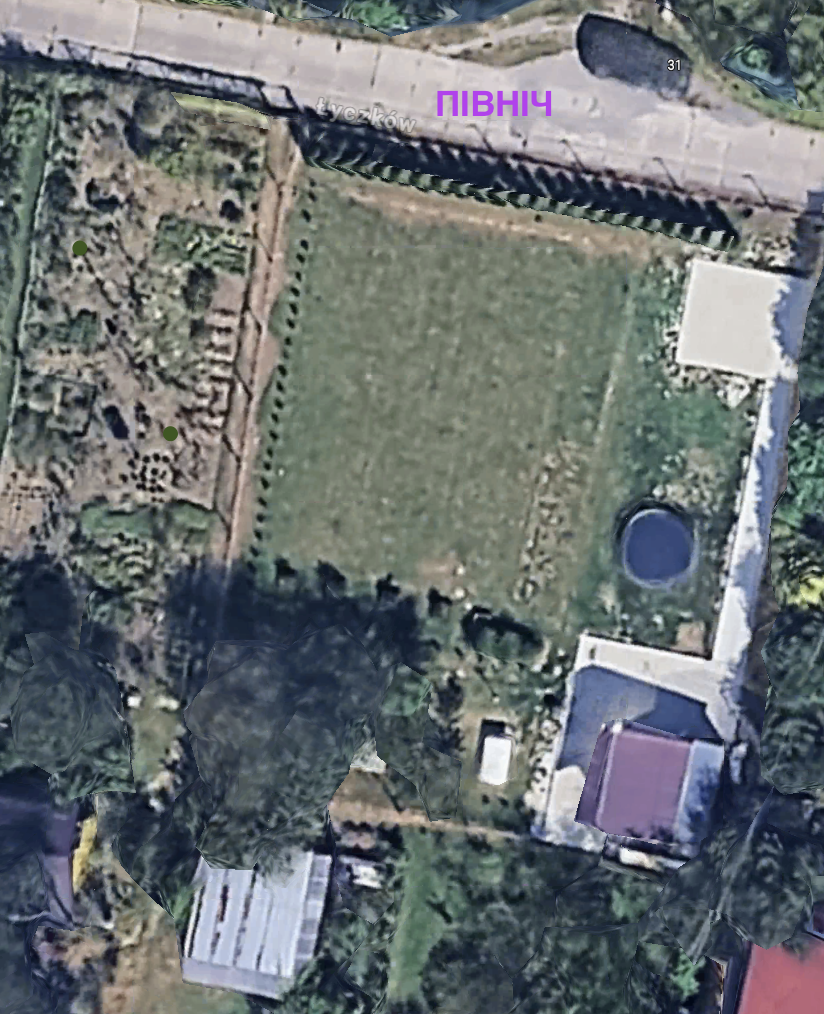
#> input picture images/planner/planCosmos.png, 824 x 1014 px, found by its file name
$ python bake_ground.py
#> lines starting #> are read from the running program, lines starting #| are printed output that depends on the picture; after the words box and inside, x2 and y2 are one past the last pixel; in counts of white or black regions, pixels touching at a corner belong together
#!/usr/bin/env python3
"""Bake ground textures from the satellite photo (images/planner/planCosmos.png).

  assets/ground/context.jpg   warped satellite, plot-aligned, X ∈ [-12, 26], Y ∈ [-11, 34]  @ 32 px/m  (1216×1440)
  assets/ground/lawn.jpg      clean lawn for the fenced area, X ∈ [-1.7, 20], Y ∈ [0, 25.4]  @ 64 px/m  (1389×1626)

Both are "north up" in PLOT coordinates: left edge = X0, top edge = Y1.
The affine below is the survey result (see docs/SURVEY.md); change it there and here together.

  python3 tools/bake_ground.py
"""
import numpy as np
from PIL import Image, ImageFilter

SRC = 'images/planner/planCosmos.png'
O = (204.8, 777.1)        # satellite pixel of the plot's SW corner
U = (26.41, 5.61)         # pixels per metre of +X (east)
V = (4.22, -26.67)        # pixels per metre of +Y (north)

CONTEXT = dict(X0=-12, Y0=-11, X1=26, Y1=34, R=32)
FAR_GROUND = np.array([88, 102, 72], np.float32) / 255     # colour the context fades to at its rim (use it for the far ground)
LAWN = dict(X0=-1.7, Y0=0, X1=20, Y1=25.4, R=64)      # = SITE.plot.bounds (the fenced area)
LAWN_TARGET = np.array([104, 128, 56], np.float32) / 255     # mean lawn colour seen in the ground-level photos


def warp(src, X0, Y0, X1, Y1, R, resample=Image.BICUBIC):
    W, H = int(round((X1 - X0) * R)), int(round((Y1 - Y0) * R))
    a, b = U[0] / R, -V[0] / R
    d, e = U[1] / R, -V[1] / R
    c = O[0] + X0 * U[0] + Y1 * V[0] + 0.5 * (a + b) - 0.5
    f = O[1] + X0 * U[1] + Y1 * V[1] + 0.5 * (d + e) - 0.5
    coeffs = (a, b, c, d, e, f)
    img = src.transform((W, H), Image.AFFINE, coeffs, resample=resample)
    mask = Image.new('L', src.size, 255).transform((W, H), Image.AFFINE, coeffs, resample=Image.BILINEAR)
    return np.asarray(img, np.float32) / 255, np.asarray(mask, np.float32) / 255


def blur(a, radius):
    """Gaussian blur of a float array (H×W or H×W×C) via PIL."""
    if a.ndim == 2:
        im = Image.fromarray(np.clip(a * 255, 0, 255).astype(np.uint8), 'L')
        return np.asarray(im.filter(ImageFilter.GaussianBlur(radius)), np.float32) / 255
    return np.stack([blur(a[..., i], radius) for i in range(a.shape[2])], axis=2)


def masked_fill(img, mask, radii):
    """Fill pixels where mask≈0 with a normalised blur of the valid pixels, coarsest radius last."""
    out = img.copy()
    have = mask.copy()
    for r in radii:
        num, den = blur(img * mask[..., None], r), blur(mask, r)
        est = num / np.maximum(den[..., None], 1e-4)
        ok = den > 0.02
        w = (1 - have) * ok
        out = out * (1 - w[..., None]) + est * w[..., None]
        have = np.maximum(have, ok.astype(np.float32))
    mean = (img * mask[..., None]).sum((0, 1)) / max(mask.sum(), 1)
    return out * have[..., None] + mean * (1 - have[..., None])


def value_noise(shape, cell, rng):
    h, w = shape
    small = rng.random((max(2, h // cell + 2), max(2, w // cell + 2))).astype(np.float32)
    im = Image.fromarray((small * 255).astype(np.uint8), 'L').resize((w, h), Image.BICUBIC)
    return np.asarray(im, np.float32) / 255 - 0.5


def save(a, path, q=86):
    Image.fromarray(np.clip(a * 255 + 0.5, 0, 255).astype(np.uint8), 'RGB').save(path, quality=q, optimize=True)
    print('wrote', path, a.shape[1], 'x', a.shape[0])


def main():
    src = Image.open(SRC).convert('RGB')
    rng = np.random.default_rng(7)

    # ---- context: the satellite itself, with the uncovered rim filled by blurred neighbours
    img, mask = warp(src, **CONTEXT)
#> in warp, `mask = Image.new('L', src.size, 255).transform((W, H), Image.AFFINE, c..`:
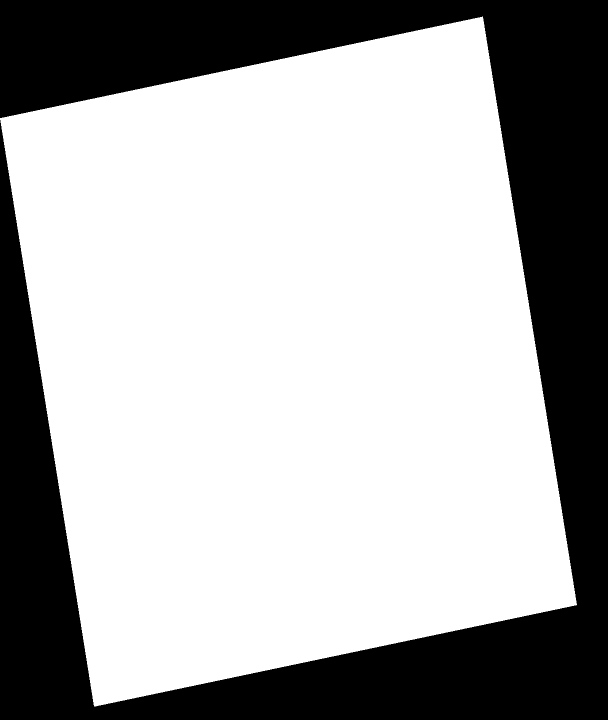
#> mask: PIL image 1216x1440 L (shown at 1/2 size); 67.1% white; 1 black region, box (x1, y1, x2, y2) and area: (0, 0, 1216, 1440) 575826
#> img: shape (1440, 1216, 3) float32
    valid = (mask > 0.99).astype(np.float32)
    ctx = masked_fill(img, valid, [12, 40])
#> after the loop in masked_fill, `for r in radii:`:
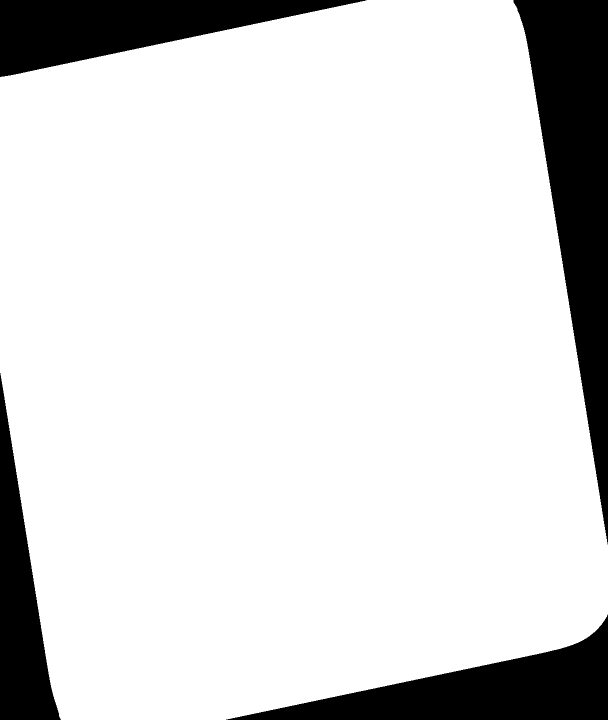
#> have: shape (1440, 1216) float32 (shown at 1/2 size); values 0 (black) and 1 (white), 85.4% white; 4 black regions, box (x1, y1, x2, y2) and area: (1027, 0, 1216, 1089) 96229, (452, 1229, 1216, 1440) 63330, (0, 0, 733, 154) 57110, (0, 746, 122, 1440) 39456
#> after the loop in masked_fill, `for r in radii:`:
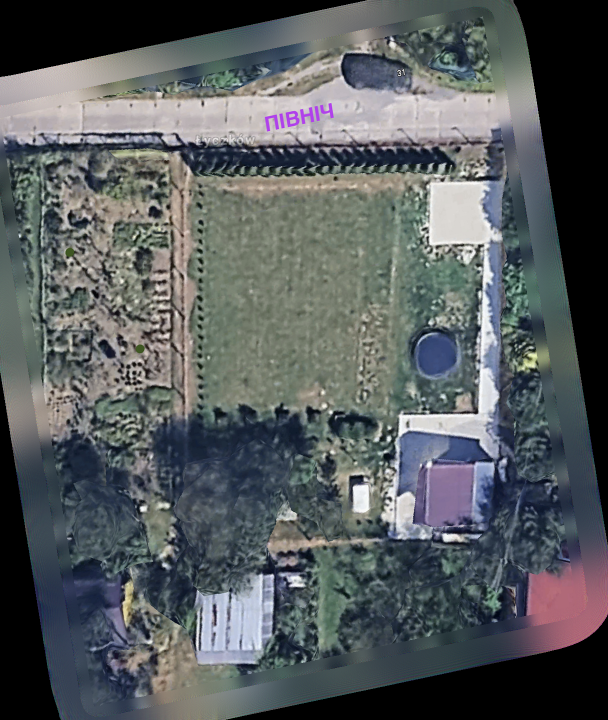
#> out: shape (1440, 1216, 3) float32 (shown at 1/2 size); mean R, G, B 0.344, 0.362, 0.37
#> in masked_fill, `mean = (img * mask[..., None]).sum((0, 1)) / max(mask.sum(), 1)`: mean = [0.415, 0.437, 0.444]
    # feather: fully satellite 1.5 m inside the covered area, fading to FAR_GROUND at its rim and beyond
    inner = np.clip((blur(valid, 40) - 0.5) * 2.4, 0, 1) * valid
    inner = blur(inner, 10)
    edge = np.ones_like(inner)
    f = 64                                                    # also fade at the texture border (2 m)
    ramp = np.clip(np.arange(inner.shape[1]) / f, 0, 1); edge *= np.minimum(ramp, ramp[::-1])[None, :]
#> after `ramp = np.clip(np.arange(inner.shape[1]) / f, 0, 1)`: ramp = 1216 values from 0 to 1
    ramp = np.clip(np.arange(inner.shape[0]) / f, 0, 1); edge *= np.minimum(ramp, ramp[::-1])[:, None]
#> after `ramp = np.clip(np.arange(inner.shape[0]) / f, 0, 1)`: ramp = 1440 values from 0 to 1
    w = (inner * edge)[..., None]
    ctx = ctx * w + FAR_GROUND * (1 - w)
    save(ctx, 'assets/ground/context.jpg', 84)
#| wrote assets/ground/context.jpg 1216 x 1440

    # ---- lawn: keep the real large-scale colour of the grass, drop shadows / roofs / paving / trampoline
    img, mask = warp(src, **LAWN)
#> in warp (call 2), `mask = Image.new('L', src.size, 255).transform((W, H), Image.AFFINE, c..`: mask: PIL image 1389x1626 L; 99.8% white; 1 black region, box (x1, y1, x2, y2) and area: (1350, 0, 1389, 239) 4671
#> img: shape (1626, 1389, 3) float32
    r, g, b = img[..., 0], img[..., 1], img[..., 2]
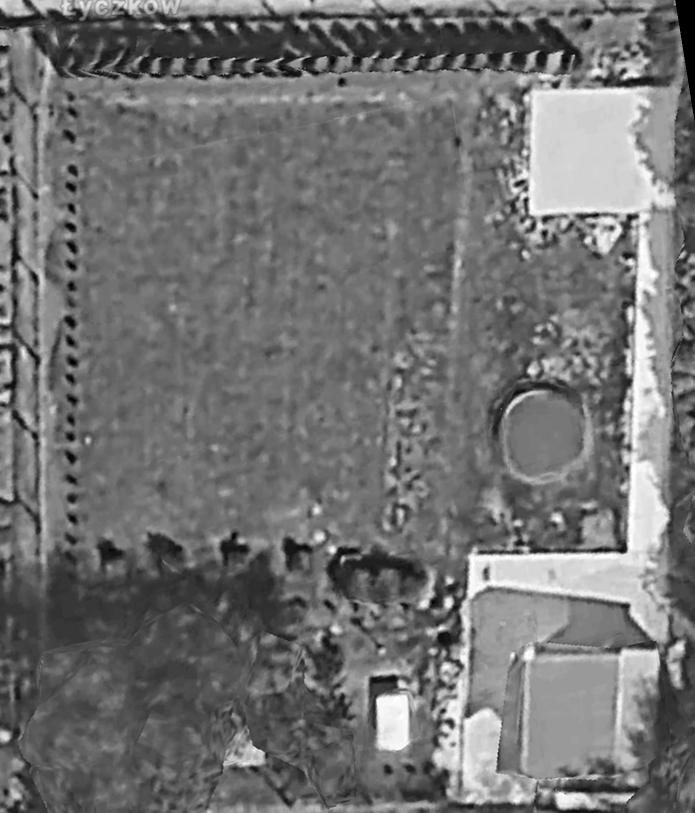
#> b: shape (1626, 1389) float32 (shown at 1/2 size); min 0, max 1, mean 0.447
    lum = 0.3 * r + 0.59 * g + 0.11 * b
    grassy = (lum > 0.33) & (lum < 0.66) & (g > b * 1.04) & (g > r * 0.9) & (mask > 0.99)
#> grassy: shape (1626, 1389) bool; 44.9% white; 880 white regions (707 under 20 px), largest, box (x1, y1, x2, y2) and area: (0, 59, 1272, 1582) 948847, (417, 1526, 574, 1626) 8822, (1096, 50, 1282, 178) 7043
    m = blur(grassy.astype(np.float32), 3)
    m = (m > 0.85).astype(np.float32)
#> m: shape (1626, 1389) float32; values 0 (black) and 1 (white), 39% white; 143 white regions (27 under 20 px), largest, box (x1, y1, x2, y2) and area: (0, 84, 1261, 1381) 829865, (712, 1349, 881, 1578) 9755, (421, 1534, 565, 1626) 6988
    base = masked_fill(img, m, [20, 60, 160, 400])
#> after the loop in masked_fill (call 2), `for r in radii:`: have: shape (1626, 1389) float32; every value is 1
#> after the loop in masked_fill (call 2), `for r in radii:`:
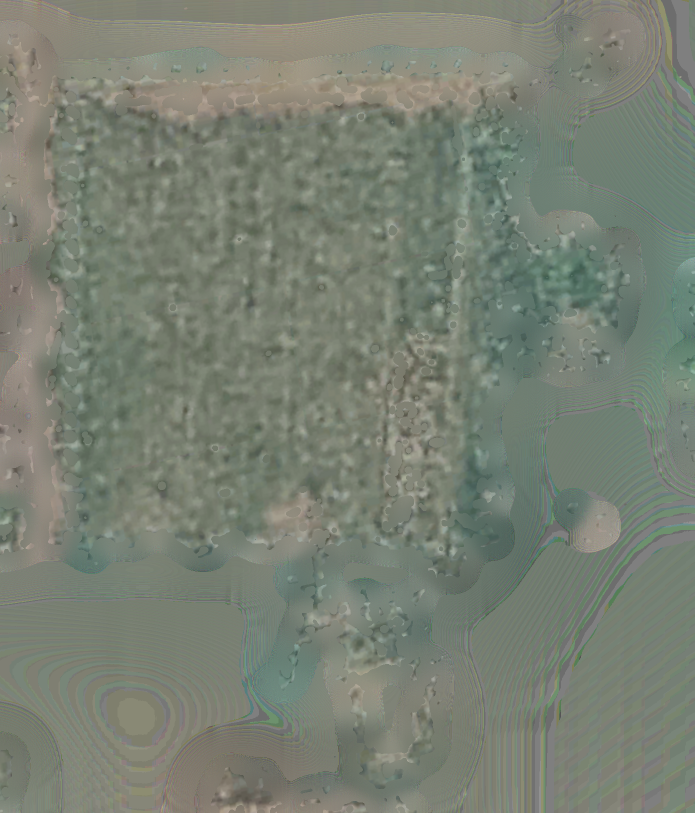
#> out: shape (1626, 1389, 3) float32 (shown at 1/2 size); mean R, G, B 0.475, 0.504, 0.452
#> in masked_fill (call 2), `mean = (img * mask[..., None]).sum((0, 1)) / max(mask.sum(), 1)`: mean = [0.466, 0.497, 0.441]
    base = blur(base, 28)                                   # ≈0.45 m: only patchiness survives
    # recolour: satellite grass is washed out; pull its mean to what the eye-level photos show, keep the variation
    mean = base.reshape(-1, 3).mean(0)
#> mean = [0.474, 0.503, 0.449]
    base = LAWN_TARGET * (1 + 1.0 * (base - mean) / mean.mean())
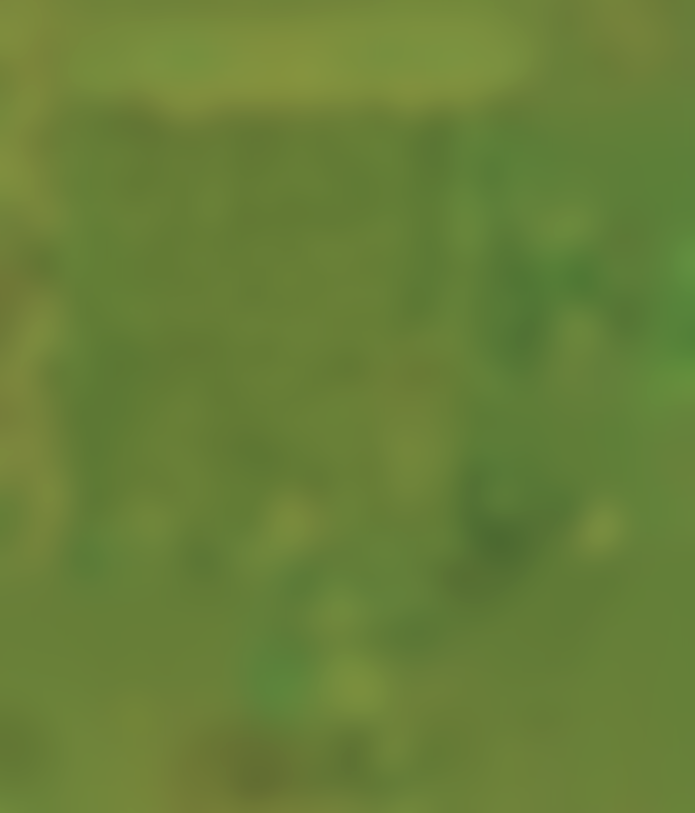
#> base: shape (1626, 1389, 3) float32 (shown at 1/2 size); mean R, G, B 0.407, 0.502, 0.221
    shape = base.shape[:2]
#> shape = (1626, 1389)
    lumn = (0.10 * value_noise(shape, 96, rng) + 0.10 * value_noise(shape, 28, rng)
            + 0.10 * value_noise(shape, 9, rng) + 0.12 * value_noise(shape, 3, rng)
            + 0.10 * (rng.random(shape).astype(np.float32) - 0.5))
#> in value_noise, `im = Image.fromarray((small * 255).astype(np.uint8), 'L').resize((w, h..`:
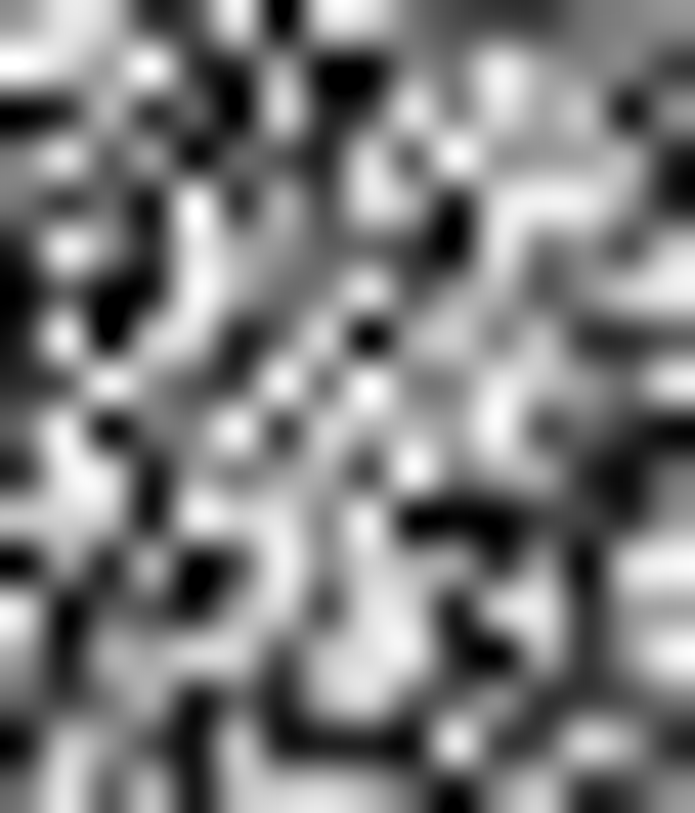
#> im: PIL image 1389x1626 L (shown at 1/2 size); min 0, max 255, mean 126.4
    warm = value_noise(shape, 150, rng) + 0.6 * value_noise(shape, 40, rng)     # yellowish / dry patches
    lawn = base * (1 + lumn)[..., None]
    lawn[..., 0] *= 1 + 0.12 * warm
    lawn[..., 2] *= 1 - 0.08 * warm
    save(lawn, 'assets/ground/lawn.jpg', 88)
#| wrote assets/ground/lawn.jpg 1389 x 1626


if __name__ == '__main__':
    main()

$ run again, with images/planner/IMG_4008.jpeg saved as images/planner/planCosmos.png
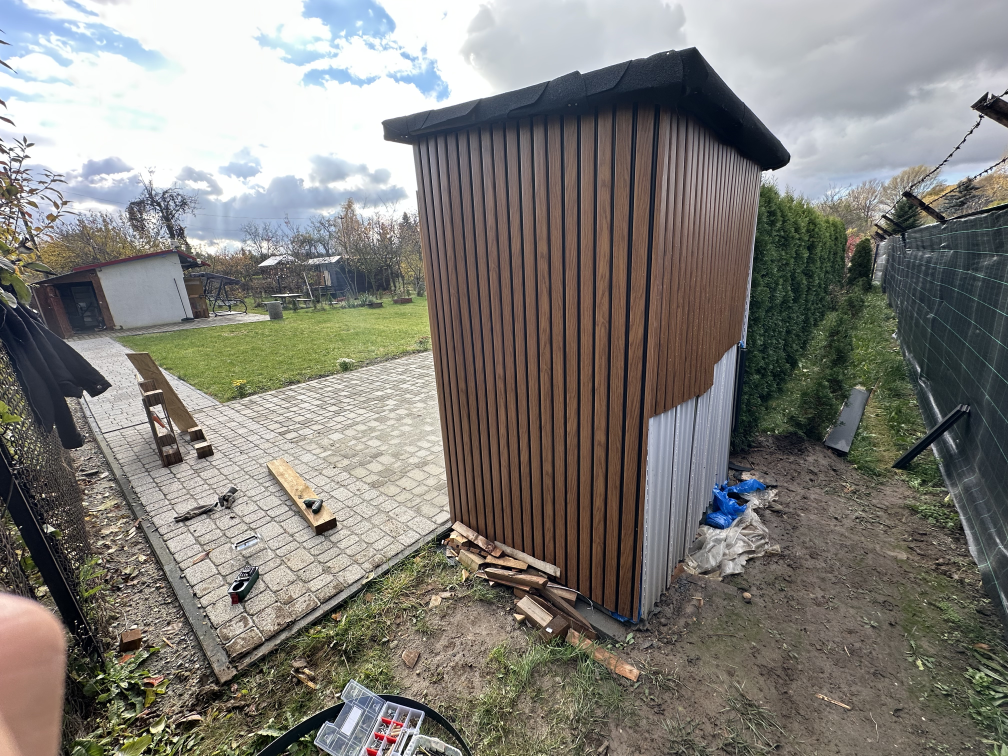
#> input picture images/planner/IMG_4008.jpeg, 4032 x 3024 px, found by its file name (shown at 1/4 size)
#> in main, src is the input picture: PIL image 4032x3024 RGB; mean R, G, B 129, 126.5, 121
#> after the loop in masked_fill, `for r in radii:`:
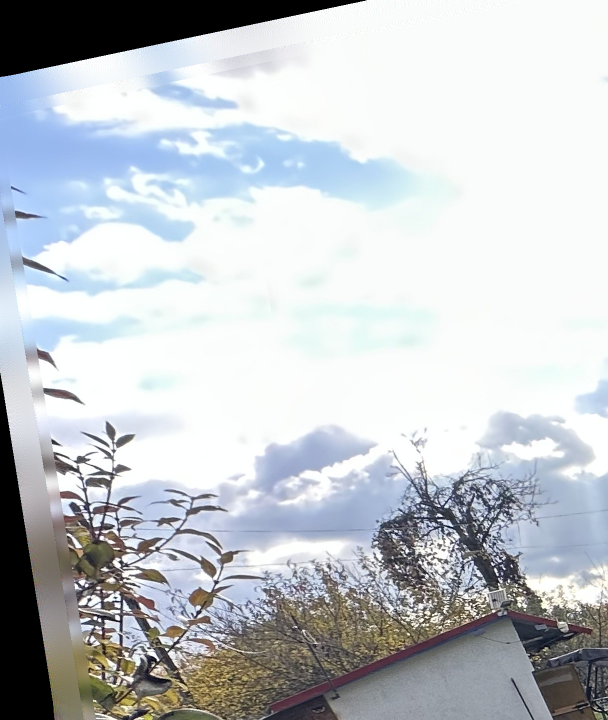
#> out: shape (1440, 1216, 3) float32 (shown at 1/2 size); mean R, G, B 0.759, 0.779, 0.795
#> in masked_fill, `mean = (img * mask[..., None]).sum((0, 1)) / max(mask.sum(), 1)`: mean = [0.804, 0.825, 0.842]
#| wrote assets/ground/context.jpg 1216 x 1440
#> grassy: shape (1626, 1389) bool; 0% white in thin lines or dots, all inside (x1, y1, x2, y2) = (1000, 1317, 1038, 1616)
#> m: shape (1626, 1389) float32; every value is 0
#> in main, `mean = base.reshape(-1, 3).mean(0)`: mean = [0, 0, 0]
#> base: shape (1626, 1389, 3) float32; every value is NaN or infinite
#> small: shape (182, 156) float32
#> small: shape (544, 465) float32
#> in value_noise (call 5), `im = Image.fromarray((small * 255).astype(np.uint8), 'L').resize((w, h..`:
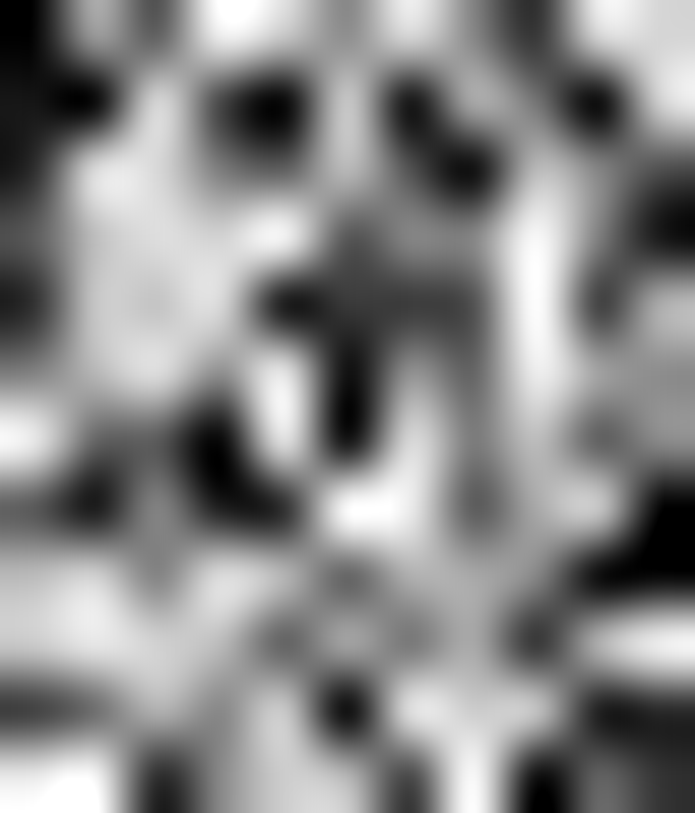
#> im: PIL image 1389x1626 L (shown at 1/2 size); min 0, max 255, mean 135.5
#| wrote assets/ground/lawn.jpg 1389 x 1626
